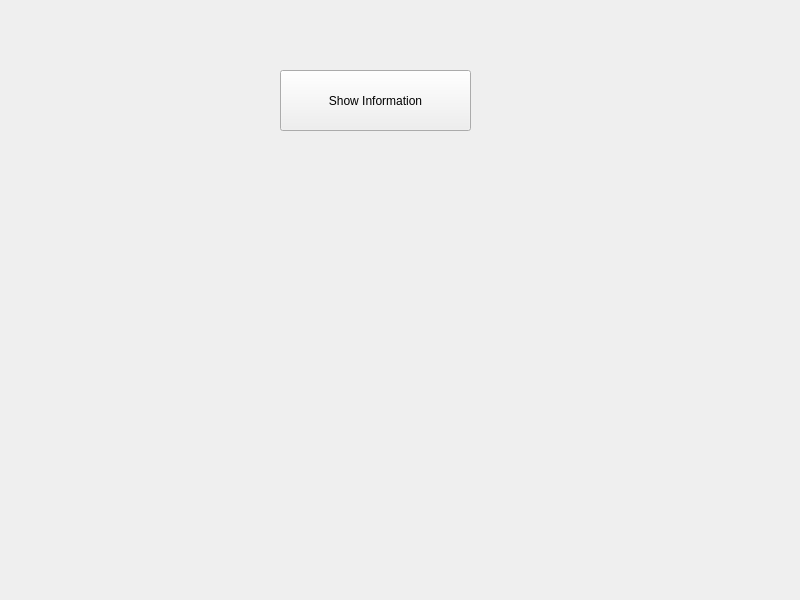
<?xml version="1.0" encoding="UTF-8"?>
<ui version="4.0">
 <class>Widget</class>
 <widget class="QWidget" name="Widget">
  <property name="geometry">
   <rect>
    <x>0</x>
    <y>0</y>
    <width>800</width>
    <height>600</height>
   </rect>
  </property>
  <property name="windowTitle">
   <string>Widget</string>
  </property>
  <widget class="QPushButton" name="showInfoButton">
   <property name="geometry">
    <rect>
     <x>280</x>
     <y>70</y>
     <width>191</width>
     <height>61</height>
    </rect>
   </property>
   <property name="text">
    <string>Show Information</string>
   </property>
  </widget>
 </widget>
 <resources/>
 <connections/>
</ui>
